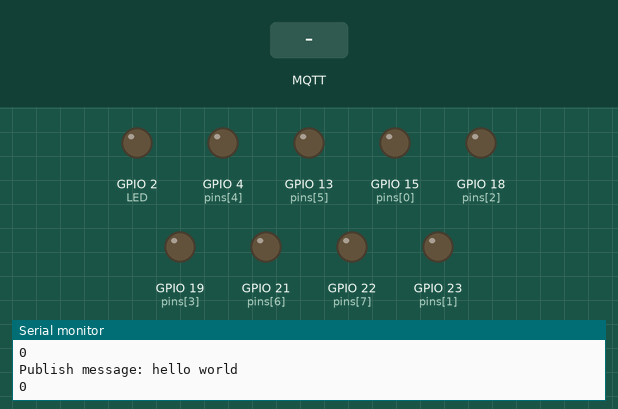
A sketch run on a simulated ESP32. Parts: output pins drawn as LEDs (lit = HIGH), the last lines printed to the serial monitor. The inputs (shaded band) are chosen by the test bench. WiFi joins after 1.5 s; servers stay silent unless stated; random numbers use the default seed unless the sketch sets one; no MQTT or app messages arrive unless stated.

Above: at 2.7 s.
2.8 s: MQTT message "1" arrives on the first subscribed topic
At 4.1 s:
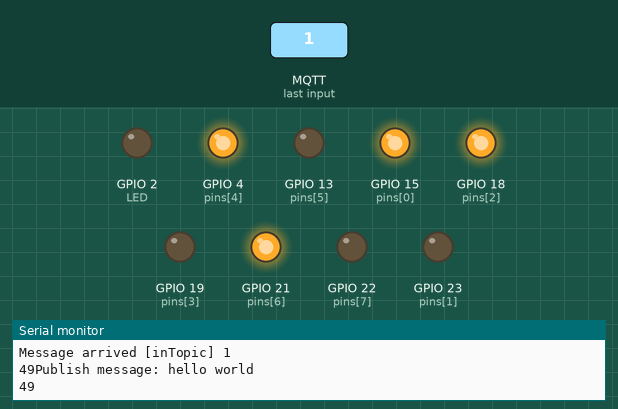
5.8 s: MQTT message "2" arrives on the first subscribed topic
At 8.4 s:
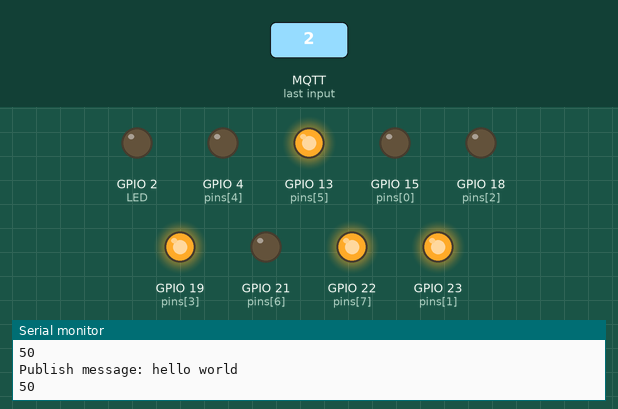
8.8 s: MQTT message "3" arrives on the first subscribed topic
At 9.9 s:
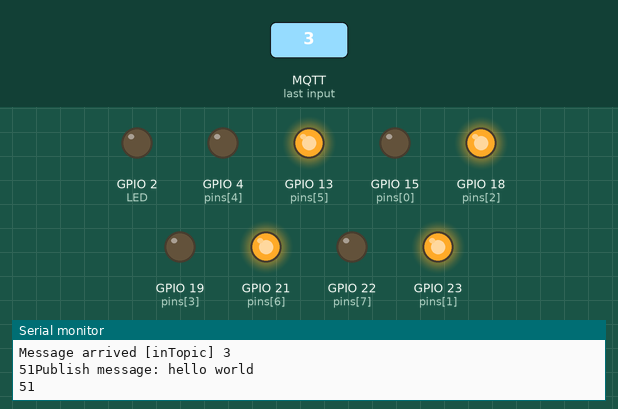
11.8 s: MQTT message "4" arrives on the first subscribed topic
At 12.3 s:
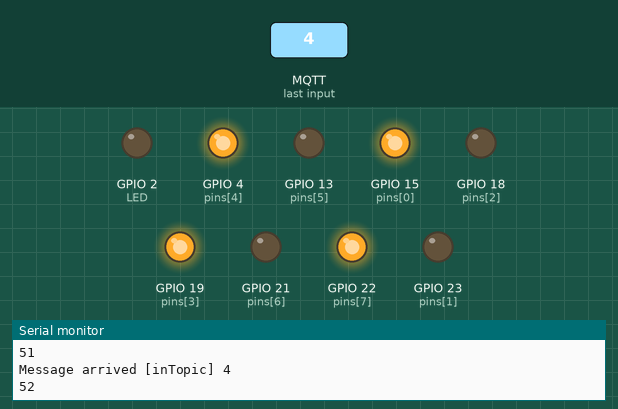
14.8 s: MQTT message "5" arrives on the first subscribed topic
At 16.06 s:
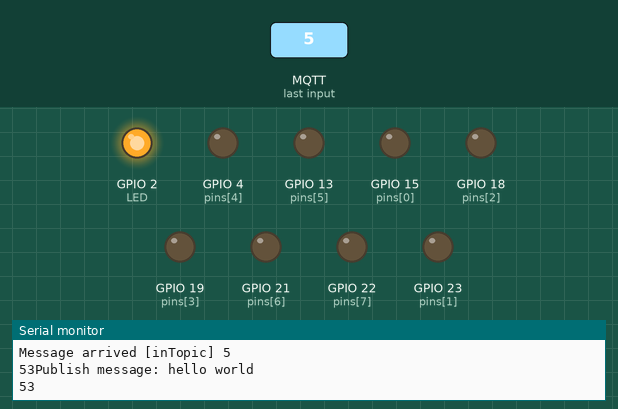
Timing chart, 0 to 18.8 s (numbered marks = the images above; inputs shaded):
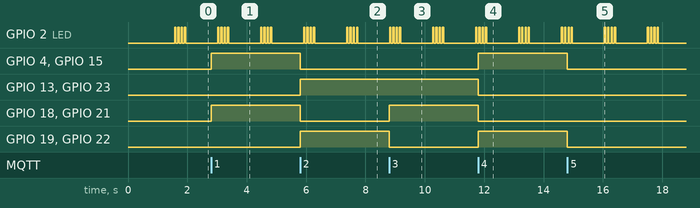

Measured:
- after the input at 2.8 s, GPIO 4 (pins[4]), GPIO 15 (pins[0]), GPIO 18 (pins[2]), GPIO 21 (pins[6]): LOW → HIGH at once
- after the input at 5.8 s, GPIO 4 (pins[4]), GPIO 15 (pins[0]), GPIO 18 (pins[2]), GPIO 21 (pins[6]): HIGH → LOW at once; GPIO 13 (pins[5]), GPIO 19 (pins[3]), GPIO 22 (pins[7]), GPIO 23 (pins[1]): LOW → HIGH at once
- after the input at 8.8 s, GPIO 18 (pins[2]), GPIO 21 (pins[6]): LOW → HIGH at once; GPIO 19 (pins[3]), GPIO 22 (pins[7]): HIGH → LOW at once
- after the input at 11.8 s, GPIO 4 (pins[4]), GPIO 15 (pins[0]), GPIO 19 (pins[3]), GPIO 22 (pins[7]): LOW → HIGH at once; GPIO 13 (pins[5]), GPIO 18 (pins[2]), GPIO 21 (pins[6]), GPIO 23 (pins[1]): HIGH → LOW at once
- after the input at 14.8 s, GPIO 4 (pins[4]), GPIO 15 (pins[0]), GPIO 19 (pins[3]), GPIO 22 (pins[7]): HIGH → LOW at once
- by itself, GPIO 2 (LED): repeats every 1.4 s: LOW 0.07 s, HIGH 0.04 s, LOW 1.1 s, 2 × (HIGH 0.04 s, LOW 0.07 s), HIGH 0.04 s

The sketch:

Beta_ESP32_MQTT_CAR_OTA.ino
```cpp
#include <WiFi.h>
#include <ESPmDNS.h>
#include <WiFiUdp.h>
#include <ArduinoOTA.h>
#include <PubSubClient.h>

// WIFI configuration

const char* ssid = "YOUR SSID";
const char* password = "YOUR PASSWORD";
const char* mqtt_server = "YOUR MQTT SERVER IP/WEB";
//OPTIONAL PARAMETERS
//const int mqttPort = 1883;
//const char* mqttUser = "YourMqttUser";
//const char* mqttPassword = "YourMqttUserPassword";

unsigned long intervals[] = {75,40,70,40,70,40,70,40,1000,0};
const byte NUM_OF_INTERVALS = sizeof(intervals) / sizeof(unsigned long);
byte currentInterval = 0;
unsigned long previousMillis = 0;
unsigned long pins[] = {15,23,18,19,4,13,21,22};
int c=0, b=0,a=sizeof(pins);

WiFiClient espClient;
PubSubClient client(espClient);
long lastMsg = 0;
char msg[50];
int value = 0;

void setup_wifi() {
  delay(10);// We start by connecting to a WiFi network
  Serial.println();
  Serial.print("Connecting to ");
  Serial.println(ssid);
  WiFi.begin(ssid, password);
  while (WiFi.status() != WL_CONNECTED)
  {
    delay(500);
    Serial.print(".");
  }

  randomSeed(micros());

  Serial.println("");
  Serial.println("WiFi connected");
  Serial.println("IP address: ");
  Serial.println(WiFi.localIP());
}


void callback(char* topic, byte* payload, unsigned int length) {
  Serial.print("Message arrived [");
  Serial.print(topic);
  Serial.print("] ");
 /* for (int i = 0; i < length; i++) {
    Serial.print((char)payload[i]);
  }*/
  char message[length + 1];
  for (int i = 0; i < length; i++) {
    message[i] = (char)payload[i];
  }
  message[length] = '\0';
  Serial.println(message);
  c=payload[0];
  Serial.print(c);
  if(c==49){forward();}
  if(c==50){backward();}
  if(c==51){left();}
  if(c==52){right();}
  if(c==53){cancel();}


}

void reconnect() {
  // Loop until we're reconnected
  while (!client.connected()) {
    Serial.print("Attempting MQTT connection...");
    // Create a random client ID
    String clientId = "ESP32Client-";
    clientId += String(random(0xffff), HEX);
    // Attempt to connect
    if (client.connect(clientId.c_str())) {
      Serial.println("connected");
      // Once connected, publish an announcement...
      client.publish("outTopic", "Connected");
      // ... and resubscribe
      client.subscribe("inTopic");
    } else {
      Serial.print("failed, rc=");
      Serial.print(client.state());
      Serial.println(" try again in 5 seconds");
      // Wait 5 seconds before retrying
      delay(5000);
    }
  }
}


void setup(){
  // Setup needed for OTA
  Serial.begin(115200);
  setup_wifi();
  // Port defaults to 3232                            // ArduinoOTA.setPort(3232);
  // Hostname defaults to esp3232-[MAC]               // ArduinoOTA.setHostname("myesp32");
  // No authentication by default                     // ArduinoOTA.setPassword("admin");
  // Password can be set with it's md5 value as well  // MD5(admin) = 21232f297a57a5a743894a0e4a801fc3
  // ArduinoOTA.setPasswordHash("21232f297a57a5a743894a0e4a801fc3");
  ArduinoOTA.setHostname("MQTT CAR");
  ArduinoOTA.onStart([]() {
    String type;
    if (ArduinoOTA.getCommand() == U_FLASH)
      type = "sketch";
    else // U_SPIFFS
      type = "filesystem";
    // NOTE: if updating SPIFFS this would be the place to unmount SPIFFS using SPIFFS.end()
    Serial.println("Start updating " + type);
  });
  ArduinoOTA.onEnd([]() { Serial.println("\nEnd"); });
  ArduinoOTA.onProgress([](unsigned int progress, unsigned int total) {
    Serial.printf("Progress: %u%%\r", (progress / (total / 100)));
  });
  ArduinoOTA.onError([](ota_error_t error) {
    Serial.printf("Error[%u]: ", error);
    if (error == OTA_AUTH_ERROR)         Serial.println("Auth Failed");
    else if (error == OTA_BEGIN_ERROR)   Serial.println("Begin Failed");
    else if (error == OTA_CONNECT_ERROR) Serial.println("Connect Failed");
    else if (error == OTA_RECEIVE_ERROR) Serial.println("Receive Failed");
    else if (error == OTA_END_ERROR)     Serial.println("End Failed");
  });
  ArduinoOTA.begin();
  Serial.println("Ready");
  Serial.print("IP address: ");
  Serial.println(WiFi.localIP());
 //  My setup onwards
  pinMode(15,OUTPUT);
  pinMode(2,OUTPUT);
  pinMode(18,OUTPUT);
  pinMode(19,OUTPUT);
  pinMode(4,OUTPUT);
  pinMode(13,OUTPUT);
  pinMode(21,OUTPUT);
  pinMode(22,OUTPUT);
  pinMode(23,OUTPUT);
  client.setServer(mqtt_server, 1883);
  client.setCallback(callback);
}

void loop() {
  ArduinoOTA.handle();
  yield();
  // Your programme loop from here
  if (!client.connected())
  {
    reconnect();
  }
  client.loop();

  long now = millis();
  if (now - lastMsg > 1000) {
    lastMsg = now;
    snprintf (msg, 75, "hello world ");
    Serial.print("Publish message: ");
    Serial.println(msg);
    client.publish("outTopic", msg);
    Serial.println(c);
  }
 ledblink();
  // End of your programme loop
}

void ledblink()
{
  unsigned long currentMillis = millis();          //get current value of millisecond counter
  if (currentMillis - previousMillis >= intervals[currentInterval])  //if the time interval has elapsed
  {
    currentInterval = currentInterval + 1;     // select the next interval in the list
    if (currentInterval >= NUM_OF_INTERVALS)
      {currentInterval = 0;}
    digitalWrite(2, not digitalRead(2));    //change state of the LED
    previousMillis = currentMillis;                //save the time of change
  }
}


void forward()
{
  digitalWrite(15,HIGH);
  digitalWrite(18,HIGH);
  digitalWrite(4,HIGH);
  digitalWrite(21,HIGH);
  digitalWrite(23,LOW);
  digitalWrite(19,LOW);
  digitalWrite(13,LOW);
  digitalWrite(22,LOW);

}

void backward()
{
  digitalWrite(15,LOW);
  digitalWrite(18,LOW);
  digitalWrite(4,LOW);
  digitalWrite(21,LOW);
  digitalWrite(23,HIGH);
  digitalWrite(19,HIGH);
  digitalWrite(13,HIGH);
  digitalWrite(22,HIGH);
}


void cancel()
{
  for(b=0;b<=a;b++)
  {
    digitalWrite(pins[b],LOW);
  }
}

void right()
{
  digitalWrite(15,HIGH);
  digitalWrite(18,LOW);
  digitalWrite(4,HIGH);
  digitalWrite(21,LOW);
  digitalWrite(23,LOW);
  digitalWrite(19,HIGH);
  digitalWrite(13,LOW);
  digitalWrite(22,HIGH);

}

void left()
{
  digitalWrite(15,LOW);
  digitalWrite(18,HIGH);
  digitalWrite(4,LOW);
  digitalWrite(21,HIGH);
  digitalWrite(23,HIGH);
  digitalWrite(19,LOW);
  digitalWrite(13,HIGH);
  digitalWrite(22,LOW);

}
```
